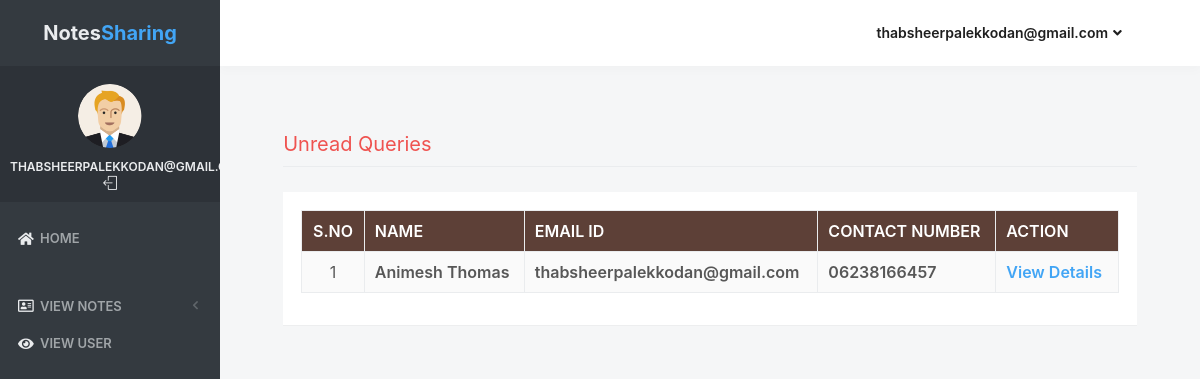
The app's page /unread_queries (signed in) with its own data.
### notes/models.py (models this page shows, shortened)
class Contact(models.Model):
    fullname = models.CharField(max_length=100, null=True)
    email = models.CharField(max_length=50, null=True)
    mobile = models.CharField(max_length=15, null=True)
    subject = models.CharField(max_length=100, null=True)
    message = models.CharField(max_length=300, null=True)
    msgdate = models.DateField(null=True)
    isread = models.CharField(max_length=10,null=True)

### notes/views.py (the view)
# urls.py: path('unread_queries', unread_queries, name='unread_queries'),
def unread_queries(request):
    if not request.user.is_authenticated:
        return redirect('login_admin')
    contact = Contact.objects.filter(isread="no")
    return render(request,'unread_queries.html', locals())

### notes/templates/unread_queries.html (shortened to what this page needs)
{% load static %}
<html lang="en" class="no-focus">
    <head>
        <link rel="stylesheet" href="{% static 'js/plugins/datatables/dataTables.bootstrap4.min.css' %}">
        <link rel="stylesheet" id="css-main" href="{% static 'css1/codebase.min.css' %}">
    </head>
    <body>
        <div id="page-container" class="sidebar-o sidebar-inverse side-scroll page-header-fixed main-content-narrow">
         {% include "sidebar.html" %}
            {% include "admin_nav.html" %}
            <main id="main-container">
                <div class="content">
                    <h2 class="content-heading text-danger">Unread Queries</h2>
                    <div class="block">
                        <div class="block-content block-content-full">
                            <table class="table table-bordered table-striped table-vcenter js-dataTable-full-pagination">
                                <thead class="text-white" style="background-color : #5d4037;">
                                    <tr>
                                        <th class="text-center">S.No</th>
                                        <th class="d-none d-sm-table-cell">Name</th>
                                        <th class="d-none d-sm-table-cell">Email ID</th>
                                        <th class="d-none d-sm-table-cell">Contact Number</th>
                                        <th class="d-none d-sm-table-cell" style="width: 15%;">Action</th>
                                    </tr>
                                </thead>
                                {% for i in contact %}
                                <tbody>
                                    <tr>
                                        <td class="text-center">{{forloop.counter}}</td>
                                        <td class="font-w600">{{i.fullname}}</td>
                                        <td class="font-w600">{{i.email}}</td>
                                        <td class="font-w600">{{i.mobile}}</td>
										<td class="font-w600"><a href="{% url 'view_queries' i.id %}" class="text-primary">View Details</a></td>
                                    </tr>
                                        {% endfor %}
                                </tbody>
                            </table>
                        </div>
                    </div>
                </div>
            </main>
</div>
 <link rel="stylesheet" href="https://use.fontawesome.com/releases/v5.6.3/css/all.css">
    </body>
</html>

### notes/templates/sidebar.html (shortened to what this page needs)
{% load static %}
   <nav id="sidebar">
                <div id="sidebar-scroll">
                    <div class="sidebar-content">
                        <div class="content-header content-header-fullrow px-15">
                            <div class="content-header-section text-center align-parent sidebar-mini-hidden">
                                <div class="content-header-item">
                                    <a class="link-effect font-w700" href="{% url 'admin_home' %}">
                                           <span class="font-size-xl text-dual-primary-dark">Notes</span><span class="font-size-xl text-primary">Sharing</span>
                                    </a>
                                </div>
                            </div>
                        </div>
                        <div class="content-side content-side-full content-side-user px-10 align-parent">
                            <div class="sidebar-mini-hidden-b text-center">
                                <a class="img-link" href="be_pages_generic_profile.html">
                                    <img class="img-avatar" src="{% static 'img/avatars/user1.png' %}" alt="">
                                </a>
                                <ul class="list-inline mt-10">
                                    <li class="list-inline-item">
                                        <a class="link-effect text-dual-primary-dark font-size-xs font-w600 text-uppercase" href="{% url 'admin_home' %}">{{ request.user.username }}</a>
                                    </li>
                                    <li class="list-inline-item">
                                        <a class="link-effect text-dual-primary-dark" href="{% url 'logout' %}">
                                            <i class="si si-logout"></i>
                                        </a>
                                    </li>
                                </ul>
                            </div>
                        </div>
                        <div class="content-side content-side-full">
                            <ul class="nav-main">
                                <li class="open">
                                    <a href="{% url 'admin_home' %}"><i class="fas fa-home"></i><span class="sidebar-mini-hide">Home</span></a>
                                </li>
                                <li class="nav-main-heading"><span class="sidebar-mini-visible">UI</span></li>
                                <li>
                                    <a class="nav-submenu" data-toggle="nav-submenu"><i class="far fa-address-card"></i>View Notes</a>
                                </li>
                                <li>
                                    <a  href="{% url 'view_users' %}"><i class="fas fa-eye"></i><span class="sidebar-mini-hide">View User</span></a>
                                </li>
                           </ul>
                        </div>
                    </div>
                </div>
            </nav>

### notes/templates/admin_nav.html (shortened to what this page needs)
{% load static %}
            <header id="page-header">
                <div class="content-header">
                    <div class="content-header-section">
                    </div>
                    <div class="content-header-section">
                        <div class="btn-group" role="group">
                            <button type="button" class="btn btn-rounded btn-dual-secondary" id="page-header-user-dropdown" data-toggle="dropdown" aria-haspopup="true" aria-expanded="false">
                                {{ request.user.username}}<i class="fa fa-angle-down ml-5"></i>
                            </button>
                        </div>
                    </div>
                </div>
            </header>

### records on screen
Contact: fullname "Animesh Thomas", email "thabsheerpalekkodan@gmail.com", mobile "06238166457"

### other values on screen
{{ request.user.username }} "thabsheerpalekkodan@gmail.com"
